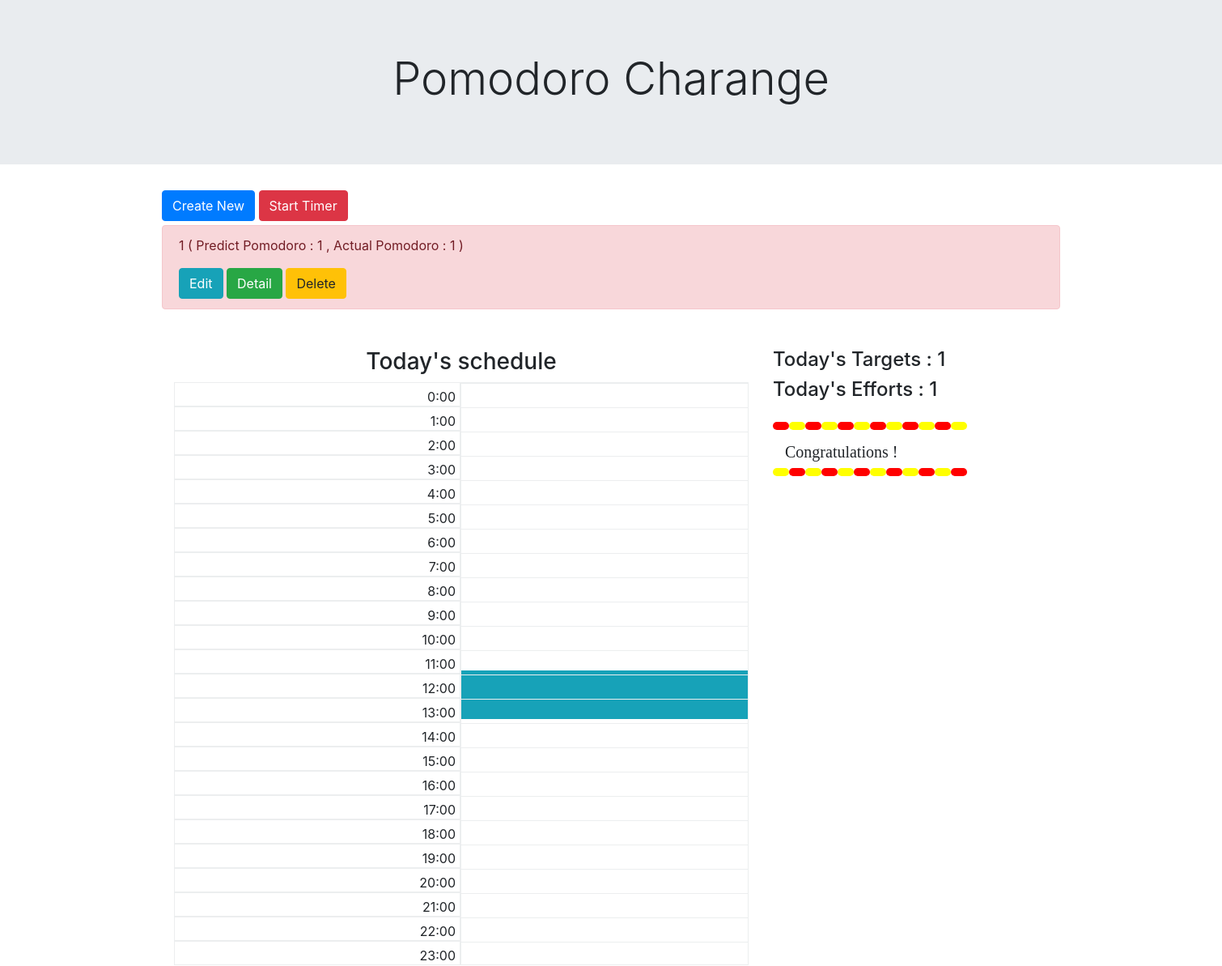
Screenshot of /list/ (signed in) with the database file from the repository.
### todo/models.py (models this page shows, shortened)
class TodoModel(models.Model):
    titile = models.CharField(max_length = 100)
    author_pk = models.IntegerField()
    priority = models.CharField(
        max_length = 50,
        choices = PRIORITY,
        )
    start_time = models.TimeField(default=datetime.time(0, 0, 0))
    end_time = models.TimeField(default=datetime.time(0, 0, 0))
    predict_pomodoro = models.IntegerField(default=0)
    true_pomodoro = models.IntegerField(default=0)

### todo/views.py (the view)
# urls.py: path('list/',TodoList.as_view(),name = 'list'),
class TodoList(ListView):
    template_name = 'list.html'
    model = TodoModel
    def get_context_data(self, *args, **kwargs):
        user = self.request.user.pk
        todomodel = TodoModel.objects.filter(author_pk=user)
        sum_pre = todomodel.aggregate(Sum('predict_pomodoro'))
        sum_true = todomodel.aggregate(Sum('true_pomodoro'))
        sum_count = todomodel.count()
        schedules = todomodel.order_by('start_time')
        time_schedule = TimeScheduleBS4(step=10, minute_height=0.5)
        context = super().get_context_data(*args, **kwargs)
        context['time_schedule'] = mark_safe(
            time_schedule.format_schedule(schedules)
        )
        context['sum_pre'] = mark_safe(
            sum_pre['predict_pomodoro__sum']
        )
        context['sum_true'] = mark_safe(
            sum_true['true_pomodoro__sum']
        )
        context['sum_count'] = mark_safe(
            sum_count
        )
        return context

### todo/lib.py (called while the page is built)
    def convert(self, obj):
        message = '{}<br>{}〜{}'.format(
            obj.titile,obj.start_time.strftime("%H:%M"),obj.end_time.strftime("%H:%M")
        )
        return obj.start_time, obj.end_time, message

    def format_hour_name(self, hour):
        div = '<div style="height:{0}px;" class="hour-name">{1}:00</div>'
        return div.format(self.hour_height, hour)

    def format_schedule(self, schedules):
        v = []
        a = v.append
        a('<div class="row no-gutters">')
        a('<div class="col" style="height:{0}px;">'.format(self.max_height))
        for hour in self.hours:
            a(self.format_hour_name(hour))
        a('</div>')
        for schedule in schedules:
            self.already_tooltip = False
            a('<div class="col minute-wrapper" style="height:{0}px;">'.format(
                self.max_height
            ))
            for hour in self.hours:
                for minute in range(0, 60, self.step):
                    now = datetime.time(hour=hour, minute=minute)
                    a(self.format_minute(schedule, now))
            a('</div>')
        a('</div>')
        return ''.join(v)

### templates/list.html (shortened to what this page needs)
{% extends 'base.html' %} {% block content %}
<div class="container ">
    <a href="{%url 'create'%} " class="btn btn-primary " tabindex="-1 " role=" button " aria-disabled='true' style="margin-bottom: 5px; ">Create New</a>
    <a href="{%url 'timer'%} " class="btn btn-danger " tabindex="-1 " role="button " aria-disabled='true' style="margin-bottom: 5px; ">Start Timer</a> {% for item in object_list %} {% if item.author_pk == user.pk%}
    <div class=" alert alert-{{item.priority}} " role="alert ">
        <p>{{item.titile}} ( Predict Pomodoro : {{item.predict_pomodoro}} , Actual Pomodoro : {{item.true_pomodoro}} )</p>
        <a href="{%url 'update' item.pk %} " class="btn btn-info " tabindex="-1 " role="button " aria-disabled="true ">Edit</a>
        <a href="{%url 'detail' item.pk %} " class="btn btn-success " tabindex="-1 " role="button " aria-disabled="true ">Detail</a>
        <a href="{%url 'delete' item.pk %} " class="btn btn-warning " tabindex="-1 " role="button " aria-disabled="true ">Delete</a>
    </div>
    {%endif%}{%endfor%}
    <div class="container ">
        <div class="row mt-5 ">
            <div class="col-sm-8 " id='sch'>
                <h3 style='text-align: center;'>Today's schedule</h3>
                {{ time_schedule }}
            </div>
            <div class="col-sm-4 ">
                <h4>Today's Targets : {{sum_pre}}</h4>
                <h4>Today's Efforts : {{sum_true}}</h4>
                <div style="margin:25px auto; width:700px; " id="cong ">
                    <span></span>
                    <span></span>
                    <span></span>
                    <span></span>
                    <span></span>
                    <span></span>
                    <span></span>
                    <span></span>
                    <span></span>
                    <span></span>
                    <span></span>
                    <span></span>
                    <h2>Congratulations !</h2>
                    <span></span>
                    <span></span>
                    <span></span>
                    <span></span>
                    <span></span>
                    <span></span>
                    <span></span>
                    <span></span>
                    <span></span>
                    <span></span>
                    <span></span>
                    <span></span>
                </div>
            </div>
        </div>
    </div>
</div>
</div>{% endblock content %}

### templates/base.html (shortened to what this page needs)
<!doctype html>
<html lang="en">
<head>
    <link rel="stylesheet" href="https://stackpath.bootstrapcdn.com/bootstrap/4.4.1/css/bootstrap.min.css">
    <link rel="stylesheet" type="text/css" href="http://felicegattuso.com/projects/timedropper/js/timedropper/timedropper.css">
</head>
<body>
    {% block header %}
    <div class="jumbotron jumbotron-fluid">
        <div class="container">
            <h1 class="display-4" style="text-align: center;">Pomodoro Charange</h1>
        </div>
    </div>{% endblock header %} {% block content %} {% endblock content %}
</body>
</html>

### templates/list.html (style rules this page uses)
.minute-wrapper { border: 1px solid #eceeef; }
.hour-name { padding: 5px; text-align: right; border: 1px solid #eceeef; }
.just-hour { border-top: 1px solid #eceeef; }
span { width: 20px; height: 10px; display: block; border-radius: 10px; float: left; }
span:nth-child(2n-1) { background: red; animation: bar1 0.8s infinite ease; }
span:nth-child(2n) { background: yellow; animation: bar2 0.8s infinite ease; }
h2 { clear: both; padding-top: 15px; padding-left: 15px; font-family: verdana; font-size: 1.25em; }

### rows the page displays
TodoModel: titile "1", predict_pomodoro "1", true_pomodoro "1"

### other values shown
{{ time_schedule }} "0:00 1:00 2:00 3:00 4:00 5:00 6:00 7:00 8:00 9:00 10:00 11:00 12:00 13:00 14:00 15:00 16:00 17:00 18:00 19:00 20:00 21:00 22:00 23:00"
{{ sum_pre }} "1"
{{ sum_true }} "1"
